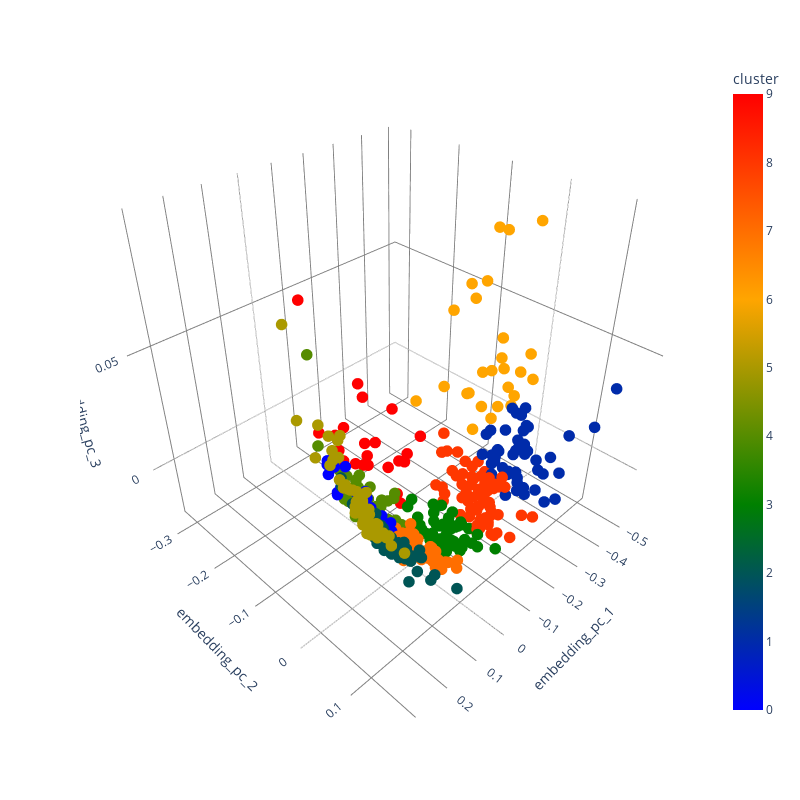

Notebook source saved alongside this figure:
### Markdown cell above
## Visualize the embeddings + aggregate measures: TEST

### Code cell
fig = px.scatter_3d(train_df, x='embedding_pc_1', y='embedding_pc_2', z='embedding_pc_3',
              color='cluster', color_continuous_scale=["blue", "green", "orange", "red"])
# add color range


fig.update_traces(marker=dict(size=4))
fig.update_layout(
    width=800,  # Adjust width as needed
    height=800,  # Adjust height as needed
    scene=dict(
        xaxis=dict(gridcolor='grey', backgroundcolor='white'),
        yaxis=dict(gridcolor='grey', backgroundcolor='white'),
        zaxis=dict(gridcolor='grey', backgroundcolor='white'),
        bgcolor='white'
    ),
    paper_bgcolor='white',
    plot_bgcolor='white'
)

ref_point = train_df.iloc[[0]]
# fig.add_scatter3d(x=ref_point['embedding_pc_1'], y=ref_point['embedding_pc_2'], z=ref_point['embedding_pc_3'],
#                   mode='markers', marker=dict(size=12, color='black'), name='Reference Point')
# fig.write_image("embedding.svg", format='svg')
fig.show()

### Figure 1 — Plotly figure (JSON) as saved in the notebook; plotly's stock layout.template omitted (floating-point values rounded to 4 significant figures; data arrays with more than 128 entries replaced by an {"elided": "..."} marker saying what was removed)
{"data": [{"hovertemplate": "embedding_pc_1=%{x}<br>embedding_pc_2=%{y}<br>embedding_pc_3=%{z}<br>cluster=%{marker.color}<extra></extra>", "legendgroup": "", "marker": {"color": {"elided": "720 int values"}, "coloraxis": "coloraxis", "size": 4, "symbol": "circle"}, "mode": "markers", "name": "", "scene": "scene", "showlegend": false, "type": "scatter3d", "x": {"elided": "720 float values"}, "y": {"elided": "720 float values"}, "z": {"elided": "720 float values"}}], "layout": {"coloraxis": {"colorbar": {"title": {"text": "cluster"}}, "colorscale": [[0, "blue"], [0.3333, "green"], [0.6667, "orange"], [1, "red"]]}, "height": 800, "legend": {"tracegroupgap": 0}, "margin": {"t": 60}, "paper_bgcolor": "white", "plot_bgcolor": "white", "scene": {"bgcolor": "white", "domain": {"x": [0, 1], "y": [0, 1]}, "xaxis": {"backgroundcolor": "white", "gridcolor": "grey", "title": {"text": "embedding_pc_1"}}, "yaxis": {"backgroundcolor": "white", "gridcolor": "grey", "title": {"text": "embedding_pc_2"}}, "zaxis": {"backgroundcolor": "white", "gridcolor": "grey", "title": {"text": "embedding_pc_3"}}}, "width": 800}}
